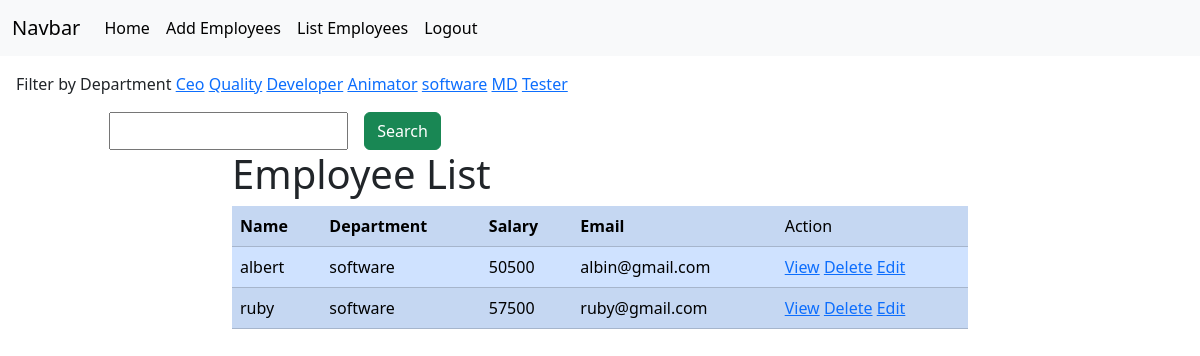
The page /employees/all?department=software (signed in) on the database its author committed.
### crm/models.py (models this page shows, shortened)
class Employees(models.Model):
    name=models.CharField(max_length=100)
    department=models.CharField(max_length=100)
    salary=models.PositiveIntegerField()
    email=models.EmailField(unique=True)
    age=models.PositiveIntegerField()
    contact=models.CharField(null=True,max_length=10)
    profile_pic=models.ImageField(upload_to="images",null=True)
    dob=models.DateField(null=True,blank=True)

### crm/views.py (the view, shortened to what this page needs)
# urls.py: path('employees/all',views.EmployeeListView.as_view(),name="emp-all"),
@method_decorator(Signin_required,name="dispatch")
class EmployeeListView(View):
    def get(self,request,*args,**kwargs):
            qs=Employees.objects.all()
            departments=Employees.objects.all().values_list("department",flat=True).distinct()
            print(departments)
            if "department" in request.GET:
                dept=request.GET.get("department")
                qs=qs.filter(department__iexact=dept)
            return render(request,"emp_list.html",{"data":qs,"departments":departments})

### crm/views.py (called while the page is built)
def Signin_required(fn):
    def wrapper(request,*args,**kwargs):
        if not request.user.is_authenticated:
            messages.error(request,"invalid session")
            return redirect("signin")
        else:
            return fn(request,*args,**kwargs)
    return wrapper

### crm/templates/emp_list.html (shortened to what this page needs)
{%extends 'base.html'%}
{%block body_block%}
<div class="m-3">
    Filter by Department
        {%for dep in departments%}
        <a href="{%url 'emp-all'%}?department={{dep}}">{{dep}}</a>
        {%endfor%}
</div>
    <div class="container d-flex">
        <div class="row">
            <div class="col-2"></div>
            <div class="col-8">
                <form action="" method="post " class="d-flex">
                    <div class="d-flex ">
                    <input type="text" name="box" class="form_control">
                    <button type="submit" class="btn btn-success ms-3">Search</button>
                    </div>
                </form>
            </div>
            <div class="col-2"></div>
        </div>
    </div>
<div class="container">
    <div class="row">
        <div class="col-2"></div>
        <div class="col-8  md-4">
            <table class="table table-primary table-striped caption-top">
                <tr >
                    <th>Name</th>
                    <th>Department</th>
                    <th>Salary</th>
                    <th>Email</th>
                    <td>Action</td>
                </tr>
                <h1>Employee List</h1>
                {%for emp in data%}
                <tr>
                    <td>{{emp.name}}</td>
                    <td>{{emp.department}}</td>
                    <td>{{emp.salary}}</td>
                    <td>{{emp.email}}</td>
                    <td>
                        <a href="{%url 'emp-details' emp.id%}">View</a>
                        <a href="{%url 'emp-delete' emp.id%}">Delete</a>
                        <a href="{%url 'emp-edit' emp.id%}">Edit</a>
                    </td>
                </tr>
                {%endfor%}
            </table>
        </div>
        <div class="col-2"></div>
</div>
</div>
{%endblock%}

### rows shown on the page
Employees: name "albert", department "software", salary "50500", email "albin@gmail.com"
Employees: name "ruby", department "software", salary "57500", email "ruby@gmail.com"

### other values the page prints
{{ dep }} "Ceo" "Quality" "Developer" "Animator" "software" "MD" "Tester"
